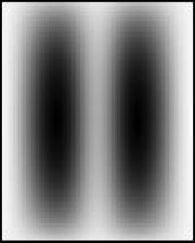
#> input picture segmentacao/figura_a.png, 195 x 243 px
$ jupyter execute segmentacao.ipynb   (shell and % lines are left out)
#> lines starting #> are read from the running program, lines starting #| are printed output that depends on the picture; after the words box and inside, x2 and y2 are one past the last pixel; in counts of white or black regions, pixels touching at a corner belong together; long printed decimals are rounded
## Processamento Digital de Imagens - PDI - 2026.1

### Prof. Francisco Zampirolli
### Prof. Celso Kurashima

***

# **Aula 9 - parte 2 - Transformada de Distância**  em Segmentação de Imagens

***

# **1 - Definições de Segmentação**

A **segmentação de imagens** é o processo de dividir uma imagem em múltiplas regiões, cada uma correspondendo a um objeto ou área de interesse específico. As técnicas de segmentação geralmente se baseiam em duas propriedades fundamentais dos níveis de cinza:

### 1.1 Descontinuidades

* **Objetivo:** Identificar e separar regiões da imagem com mudanças abruptas nos níveis de cinza.
* **Aplicações:**
    * Detecção de pontos isolados
    * Detecção de linhas
    * Detecção de bordas

### 1.2 Similaridades

* **Objetivo:** Agrupar pixels com características visuais semelhantes em regiões homogêneas.
* **Técnicas:**
    * **Limiarização:** Define um valor de limiar para separar pixels em primeiro plano e fundo.
    * **Crescimento de regiões:** Expande regiões a partir de sementes, agregando pixels com similaridade aos pixels da região.
    * **Divisão e fusão de regiões:** Divide regiões grandes em menores e/ou une regiões menores em maiores, buscando otimizar uma medida de qualidade.

**Outras Considerações:**

* **Características visuais:** Além dos níveis de cinza, outras características podem ser utilizadas para a segmentação, como cor, textura, forma e movimento.
* **Aplicações:** A segmentação de imagens tem diversas aplicações, como processamento de imagens médicas, visão computacional, análise de vídeo e reconhecimento de padrões.

## **2 - Limiarização** (*Thresholding*)

A **limiarização** é uma técnica fundamental em processamento de imagens, amplamente utilizada para segmentar imagens em regiões de primeiro plano e fundo. Consiste em escolher um valor de limiar (threshold) que separa os pixels da imagem em duas classes distintas.

**Conceito:**
* **Histograma:** Um histograma representa a distribuição dos níveis de cinza em uma imagem. Na limiarização, busca-se identificar um valor de limiar que separa os picos correspondentes ao primeiro plano e ao fundo.
* **Limiar:** O valor de limiar é um ponto de corte que determina se um pixel pertence ao primeiro plano ou ao fundo. Pixels com valores de cinza acima do limiar são classificados como primeiro plano, e os demais como fundo.

**Tipos de Limiarização:**
* **Global:** Um único valor de limiar é aplicado a toda a imagem.
* **Local:** Diferentes valores de limiar são calculados para regiões locais da imagem, adaptando-se a variações de iluminação.

**Aplicações:**
* **Binarização:** Conversão de uma imagem em escala de cinza para uma imagem binária (preto e branco).
* **Segmentação de objetos:** Isolamento de objetos de interesse em uma imagem.
* **Pré-processamento:** Preparação de imagens para outras técnicas de processamento, como detecção de bordas e reconhecimento de padrões.

**Exemplo:**
Imagine uma imagem de uma moeda sobre um fundo escuro. O histograma da imagem apresentará dois picos distintos: um correspondente aos pixels da moeda (primeiro plano) e outro correspondente aos pixels do fundo. O valor de limiar será escolhido entre os dois picos para separar as duas regiões.

**Observações:**

* A escolha do valor de limiar pode ser feita de forma manual ou automática, utilizando algoritmos como Otsu, que busca encontrar o limiar ótimo de forma automática.
* A limiarização é uma técnica simples e eficiente, mas pode ser sensível a ruídos e variações de iluminação.

[cell 1]
import numpy as np
import cv2
import matplotlib.pyplot as plt

[cell 2]
import plotly.express as px
pr = [0.0, 0.1, 0.2, 0.1, 0.0, 0.1, 0.4, 0.1]
n = len(pr)
x = range(n)
width = 1/1.5
plt.bar(x, pr, width, color="blue")
plt.ylabel('$p_r(r_k)$', fontsize=10)
plt.xlabel('Níveis de cinza ($r_k$)', fontsize=10)
plt.title('Representação Gráfica equivalente do histograma')
plt.xticks([]), plt.yticks([])
plt.show()
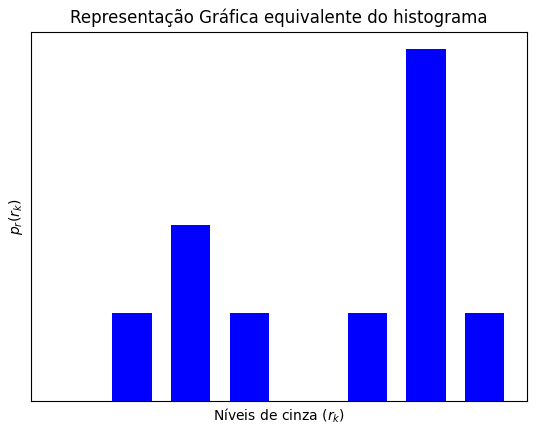
#> figure drawn by matplotlib, 1 panel

## Limiarização (*Thresholding*) - equação

- Uma maneira de extrair os objetos do fundo é através da **seleção de um limiar $T$ que separe os dois grupos**;
- **Hipótese:** a escala de níveis de cinza do objeto de interesse é diferente da escala de níveis de cinza do fundo da imagem.

$$ g(x,y) = \left \{ \begin{array}{cc}
1 & se \ f(x,y) > T \\
0 & se \ f(x,y) \leq T
\end{array}
 \right .
$$

# **3 - Segmentação Baseada em Região**

- **Detecção de bordas e limiarização** às vezes não dão bons resultados para segmentação.

- A segmentação em região é baseada na **conectividade de pixels similares** em uma região:

    - Cada região deve ser uniforme.

    - A conectividade dos pixels dentro de uma região é muito importante.

- Há duas aproximações de segmentação baseadas na análise de região:

  * **Crescimento de região** e

  * **Divisão de região**.

## Segmentação Baseada em Região

- $ R $ representa a região da imagem inteira.
- A segmentação é um processo que particiona $ R $ em sub-regiões $ R_1, R_2, \ldots, R_n $, de forma que:

    - (a) $ \cup_{i=1}^n R_i = R $
    - (b) $ R_i $ é uma região conectada, para $ i=1,2,\ldots,n $
    - (c) $ R_i \cap R_j = \emptyset $, para todos $ i $ e $ j $, onde $ i \neq j $
    - (d) $ P(R_i) = \text{VERDADEIRO} $ para $ i=1,2,\ldots,n $
    - (e) $ P(R_i \cup R_j) = \text{FALSO} $ para quaisquer regiões adjacentes de $ R_i $ e $ R_j $

onde $ P(R_k) $: Propriedade definida para a região é verdadeira para todos os pixels da região.

**Exemplo:** $ P(R_k) = \text{VERDADEIRA} $ se todos os pixels em $ R_k $ têm os mesmos valores de níveis de cinza.

## Agregação de pixels usado em Crescimento de Regiões

- Agrupamento de pixels ou formação de grupos de pixels em regiões maiores.
- Os pixels a serem agrupados devem ter propriedades similares (nível de cinza, textura, cor, etc.).
- O processo inicia-se com um conjunto de “sementes” em torno do qual as regiões crescem.
- A seleção das sementes depende da natureza do problema.
- A escolha das propriedades que estabelecem os critérios de similaridade depende do tipo de dados disponíveis.

**Exemplo:** Em aplicações militares que utilizam imagens com ponto infravermelho, os pontos mais quentes, e portanto mais brilhantes, são de particular interesse.

# **4 - Segmentação Usando Watershed**

- Watershed, em geografia, refere-se às saliências que dividem as áreas inundadas por diferentes rios (bacias hidrográficas).
- A área que armazena água é chamada de bacia, formada pelas partes mais fundas.
- A Transformada Watershed aplica essas ideias em imagens em nível de cinza para a segmentação.

[cell 3]
#  Leitura da imagem com duas regiões distintas
img_a = cv2.imread('figura_a.png')
#> img_a is the input picture: shape (243, 195, 3); min 0, max 255, mean 129.8
plt.figure(figsize=(5,5))
plt.imshow(img_a,"gray"),plt.title('IMAGEM DE ENTRADA com duas regiões distintas')
plt.xticks([]), plt.yticks([])
plt.show()

### Conceituação em Watershed

- Bacias Hidrográficas (Catchment Basins) e Linhas Divisórias (Watershed Lines)

- A Imagem é vista como a Topografia 3D de uma área onde o valor da intensidade do pixel é plotado no eixo $z$, em cada coordenada $(x,y)$.

[cell 4]
# Bacias Hidrográficas (Catchment Basins) e Linhas Divisórias (Watershed Lines)
img_b = cv2.imread('figura_b.png')
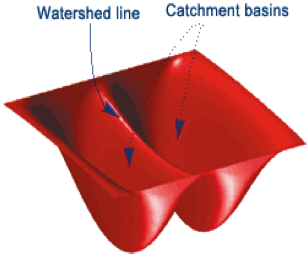
#> input picture segmentacao/figura_b.png, 307 x 254 px
#> img_b is the input picture: shape (254, 307, 3); mean B, G, R 158.2, 160.1, 215.3
plt.figure(figsize=(7,7))
plt.imshow(img_b,"gray")
plt.title('A Linha Divisória entre as Bacias Hidrográficas de Captação')
plt.xticks([]), plt.yticks([])
plt.show()

### Inundação *Watershed*

- A chuva que cai nesta área vai escorrer e ocupar as partes mais baixas do terreno.

- A água que cair exatamente sobre a linha divisória (Watershed) terá a mesma probabilidade de escorrer para qualquer uma das bacias por ela dividida.

- A Transformada Watershed segmenta as regiões considerando as áreas inundadas entre as linhas de Watershed como as regiões da imagem.

- Se enchermos essa superfície de um mínimo e prevenirmos a mistura das águas originárias de diferentes pontos, a imagem será separada em diferentes conjuntos:

    - As **Bacias de Captação** (catchment basins) e
    - As **Linhas de Watershed** (watershed lines).

### **Exemplo** de aplicação utilizando **Transformada de Distância**, para a segmentação por *Watershed*.

[cell 5]
# PASSO 1. Carregar imagem e converter para escala de cinza
# USAR A LIMIARIZAÇÃO. Ex.: Método OTSU
#
import numpy as np
import cv2
from matplotlib import pyplot as plt

img = cv2.imread('water_coins.jpg')
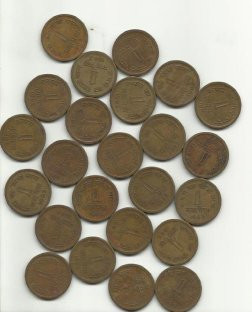
#> input picture segmentacao/water_coins.jpg, 252 x 312 px
#> img is the input picture: shape (312, 252, 3); mean B, G, R 136.3, 153.2, 161.4
gray = cv2.cvtColor(img,cv2.COLOR_BGR2GRAY)

img_ori = img.copy()

# PASSO 2. Binarização (Limiarização de Otsu)
ret, thresh = cv2.threshold(gray,0,255,cv2.THRESH_BINARY_INV+cv2.THRESH_OTSU)
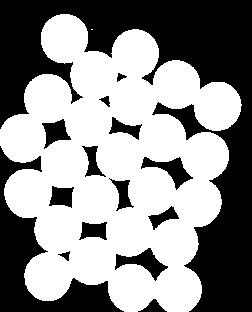
#> thresh: shape (312, 252); 55.9% white; 15 black regions, largest, box (x1, y1, x2, y2) and area: (0, 0, 252, 312) 24935, (0, 146, 124, 312) 5653, (115, 248, 168, 281) 660
#> ret = 162

plt.figure(figsize=(7,7))
plt.subplot(121),plt.imshow(img,"gray"),plt.title('MOEDAS')
plt.xticks([]), plt.yticks([])
plt.subplot(122),plt.imshow(thresh,"gray"),plt.title('Moedas com Limarização Inversa')
plt.xticks([]), plt.yticks([])
plt.show()
#> figure, not shown here; B, G, R data is drawn as R, G, B

[cell 6]
# PASSO 3. Remoção de ruído (Morfologia)
#
# Ex.: ABERTURA
# Esta imagem será utilizada posteriormente na Transformada de Distância
#
kernel = np.ones((3,3),np.uint8)
opening = cv2.morphologyEx(thresh,cv2.MORPH_OPEN, kernel, iterations = 2)
#> opening: shape (312, 252); 55.9% white; 15 black regions, largest, box (x1, y1, x2, y2) and area: (0, 0, 252, 312) 24943, (0, 146, 124, 312) 5653, (115, 248, 168, 281) 660

# PASSO 4. Transformada de Distância
dist_transform = cv2.distanceTransform(opening,cv2.DIST_L2,5)
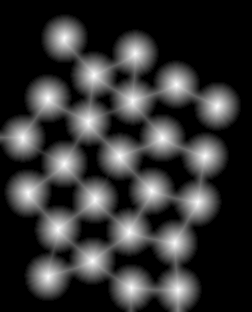
#> dist_transform: shape (312, 252) float32; min 0, max 23.97, mean 4.9; drawn with min black and max white


plt.figure(figsize=(7,7))
plt.subplot(121),plt.imshow(opening,"gray"),plt.title('ABERTURA: (remoção de ruído)')
plt.xticks([]),plt.yticks([])
plt.subplot(122),plt.imshow(dist_transform,"gray"),plt.title('TRANSFORMADA DE DISTÂNCIA')
#plt.subplot(122),plt.imshow(sure_bg,"gray"),plt.title('DILATAÇÃO: sure_bg (área de fundo)')
plt.xticks([]),plt.yticks([])
plt.show()
#
# OBSERVE: NO PLANO DE FUNDO ÁREAS PODEM FICAR "CONECTADAS"
#

### Transformada de Distância com OpenCV

Cria um gradiente de distância. Transforma formas planas em "montanhas" de dados.

[cell 7]
# PASSO 5. Obter o "Foreground de Certeza"

# OBS. Na célular anterior foi executado:
# dist_transform = cv2.distanceTransform(opening,cv2.DIST_L2,5)
# Mostre agora o valor máximo:
#
print('Valor máximo de pico = ', dist_transform.max())
#| Valor máximo de pico =  23.969
print('LIMIAR: 70% desse valor = ', 0.7*dist_transform.max())
#| LIMIAR: 70% desse valor =  16.778

# "Foreground de Certeza" obtido por Limiarização
# Finding sure foreground area
#
ret, sure_fg = cv2.threshold(dist_transform,0.7*dist_transform.max(),255,0)
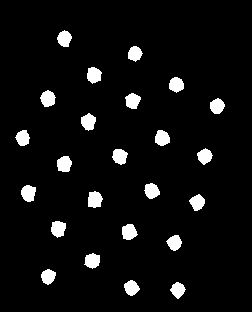
#> sure_fg: shape (312, 252) float32; 5.6% white; 24 white regions, largest, box (x1, y1, x2, y2) and area: (88, 191, 103, 208) 200, (21, 185, 36, 202) 195, (51, 221, 66, 238) 194
#> ret = 16.78

# Mostrar imagens:
plt.figure(figsize=(8,5))
plt.subplot(121),plt.imshow(dist_transform,"gray"),plt.title('TRANSFORMADA DE DISTÂNCIA')
plt.xticks([]),plt.yticks([])
plt.subplot(122),plt.imshow(sure_fg,"gray"),plt.title('Sementes: Pontos Frontais Internos')
plt.xticks([]),plt.yticks([])
plt.show()

# OBSERVE:
# Filtra apenas os picos da distância.
# Garante que cada objeto tenha apenas um ponto central (semente).
#

#### **Watershed Continua na próxima aula.**

Teremos:

*   Gerar MARCADORES
*   Rotular - *Label*
*   Aplicar Watershed
*   Segmentar

[cell 8]
#- - - - - -

[cell 9]
# EXEMPLO COMPLETO DE SEGMENTAÇÃO POR WATERSHED
#

import cv2
import numpy as np

# 1. Carregar imagem e converter para escala de cinza
img = cv2.imread('water_coins.jpg')
gray = cv2.cvtColor(img, cv2.COLOR_BGR2GRAY)

# 2. Binarização (Limiarização de Otsu)
ret, thresh = cv2.threshold(gray, 0, 255, cv2.THRESH_BINARY_INV + cv2.THRESH_OTSU)
#> ret = 162

# 3. Remoção de ruído (Morfologia)
kernel = np.ones((3,3), np.uint8)
opening = cv2.morphologyEx(thresh, cv2.MORPH_OPEN, kernel, iterations=2)

# 4. Transformada de Distância
# Calculamos a distância de cada pixel branco ao pixel preto mais próximo
dist_transform = cv2.distanceTransform(opening, cv2.DIST_L2, 5)

# 5. Obter o "Foreground de Certeza"
# Pegamos apenas os picos da transformada de distância
ret, sure_fg = cv2.threshold(dist_transform, 0.7 * dist_transform.max(), 255, 0)
#> ret = 16.78

# 6. Marcadores para o Watershed
sure_fg = np.uint8(sure_fg)
ret, markers = cv2.connectedComponents(sure_fg)
#> markers: shape (312, 252) int32; 25 distinct labels, from 0 to 24
#> ret = 25

# Adicionamos 1 a todos os labels para que o fundo seja 1 e não 0
markers = markers + 1
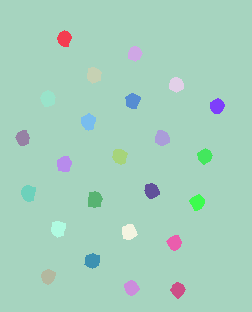
#> markers: shape (312, 252) int32; 25 distinct labels, from 1 to 25; one colour per label, 0 black
# Marcamos a região desconhecida (fronteiras) como 0
unknown = cv2.subtract(cv2.dilate(opening, kernel, iterations=3), sure_fg)
#> unknown: shape (312, 252); 60.6% white; 42 black regions (6 under 20 px), largest, box (x1, y1, x2, y2) and area: (0, 0, 252, 312) 21100, (0, 155, 116, 312) 4232, (174, 109, 199, 133) 205
markers[unknown == 255] = 0
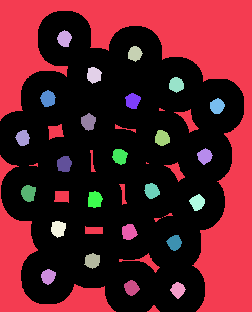
#> markers: shape (312, 252) int32; 26 distinct labels, from 0 to 25; one colour per label, 0 black

# 7. Aplicar Watershed
markers = cv2.watershed(img, markers)
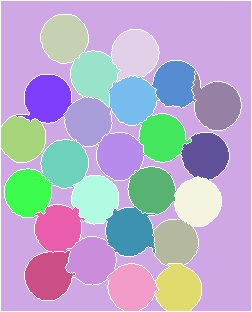
#> markers: shape (312, 252) int32; 26 distinct labels, from -1 to 25; one colour per label, 0 black, -1 white
img[markers == -1] = [255, 0, 0] # Bordas em vermelho
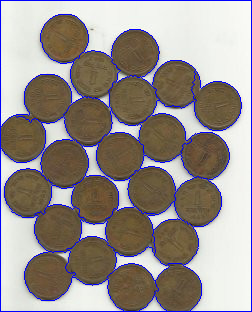
#> img: shape (312, 252, 3); 5.07% of pixels changed, all inside (x1, y1, x2, y2) = (0, 0, 252, 312)

[cell 10]
# Mostrar imagens:
plt.figure(figsize=(8,5))
plt.subplot(121),plt.imshow(markers,"gray"),plt.title('MARCADORES')
plt.xticks([]),plt.yticks([])
plt.subplot(122),plt.imshow(img,"gray"),plt.title('SEGMENTADO POR WATERSHED')
plt.xticks([]),plt.yticks([])
plt.show()
#> figure, not shown here; B, G, R data is drawn as R, G, B
